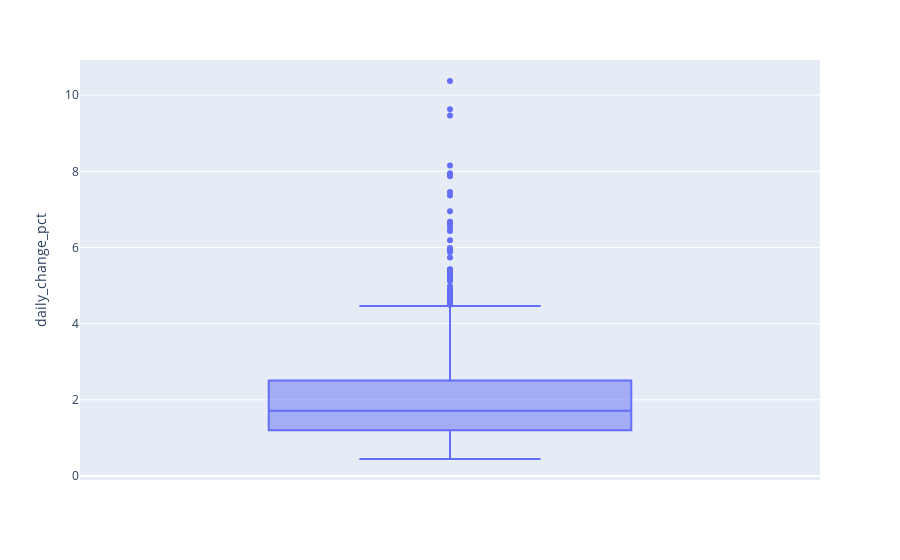

Here is the notebook cell this chart was saved with:
### Code cell
import plotly.express as px
fig = px.box(aapl, y='daily_change_pct') # orientation = 'h' won't work somehow
fig.show()

### Figure 1 — Plotly figure (JSON) as saved in the notebook; plotly's stock layout.template omitted (floating-point values rounded to 4 significant figures; data arrays with more than 128 entries replaced by an {"elided": "..."} marker saying what was removed)
{"data": [{"alignmentgroup": "True", "hovertemplate": "daily_change_pct=%{y}<extra></extra>", "legendgroup": "", "marker": {"color": "#636efa"}, "name": "", "notched": false, "offsetgroup": "", "orientation": "v", "showlegend": false, "type": "box", "x0": " ", "xaxis": "x", "y": {"elided": "1258 float values"}, "y0": " ", "yaxis": "y"}], "layout": {"boxmode": "group", "legend": {"tracegroupgap": 0}, "margin": {"t": 60}, "xaxis": {"anchor": "y", "domain": [0, 1]}, "yaxis": {"anchor": "x", "domain": [0, 1], "title": {"text": "daily_change_pct"}}}}
